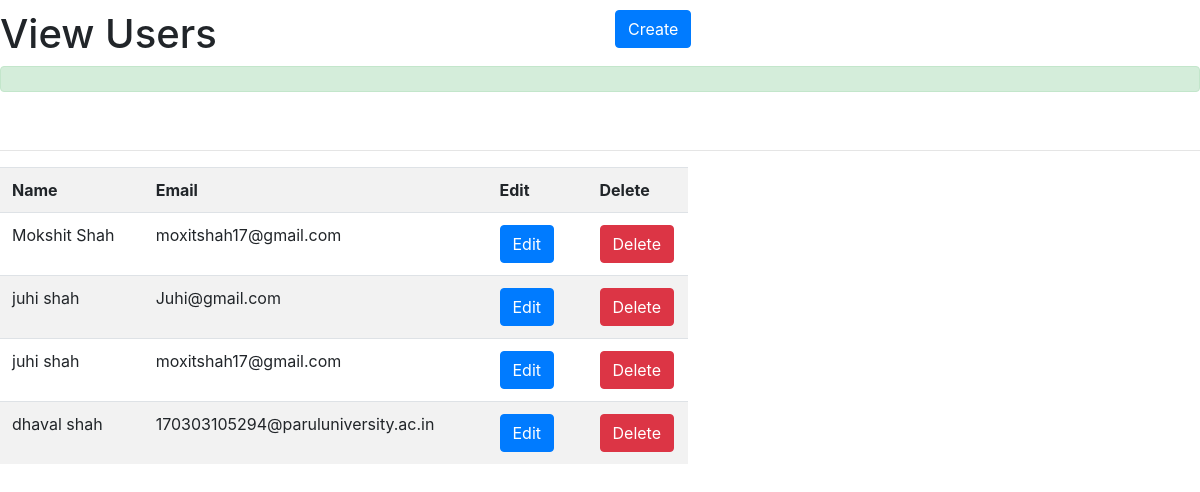
Before: / with the older database file.
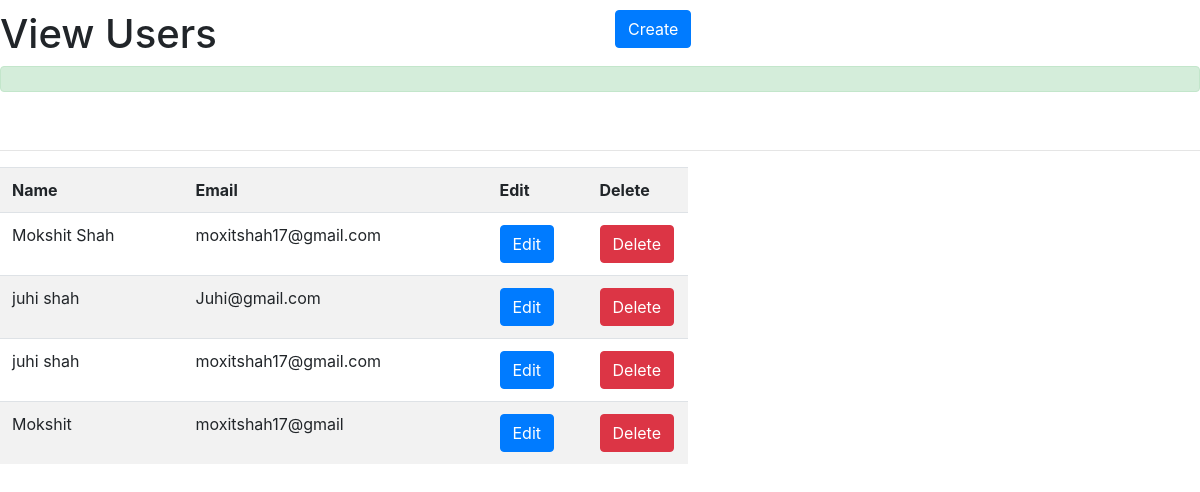
After: the same page with the newer database file.
### home/models.py (models this page shows)
class Create(models.Model):
    name = models.CharField(max_length=122)
    email = models.CharField(max_length=122)
    class Meta:
        db_table="Create"

### home/views.py (the view)
# urls.py: path("",views.List,name='List'),
def List(request):
    obj = Create.objects.all()
    context = {
        'object': obj
    }
    return render(request,"List.html", context)

### templates/List.html (shortened to what this page needs)
<html>
<head>
<link rel="stylesheet" href="https://stackpath.bootstrapcdn.com/bootstrap/4.5.0/css/bootstrap.min.css">
</head>
<body>
<div class= "row" style="padding-top: 10px;">
<div class="col-6"><h1> View Users </h1></div>
<div class="col-6">
    <a href="/create" class="btn btn-primary">Create</a>
</div>
</div>
<div class="alert alert-success"></div>
<div class="alert alert-failure"></div>
<hr>
<div class="row">
    <div class="col-md-7">
        <table class="table table-striped">
        <tr>
            <th>Name</th>
            <th>Email</th>
            <th width="100">Edit</th>
            <th width="100">Delete</th>
        </tr>
        <tr>
            {% for obj in object %}
            <td>{{ obj.name }} </td>
            <td>{{ obj.email }}</td>
            <td>
                <a href="/edit/{{ obj.id }}" class= 'btn btn-primary'> Edit </a>
            </td>
            <td>
                <a href="/delete/{{ obj.id }}" class= 'btn btn-danger'> Delete </a>
            </td>
        </tr>
            {% endfor %}
        </table>
    </div>
</div>
</body>
</html>

Changed rows visible on the page:
removed Create: name "dhaval shah", email "170303105294@paruluniversity.ac.in"
added Create: name "Mokshit", email "moxitshah17@gmail"
